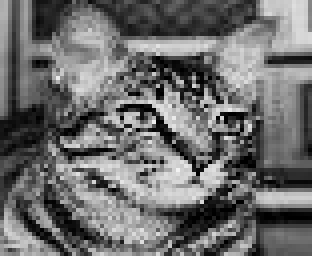
#> input picture cat64.jpg, 78 x 64 px (shown 4 times larger)
$ jupyter execute --allow-errors Untitled4.ipynb
#> lines starting #> are read from the running program, lines starting #| are printed output that depends on the picture
[cell 1]
import scipy
import matplotlib.pyplot as plt
import numpy as np
from PIL import Image

[cell 2]
import nest

[cell 3]
nest.set_verbosity("M_WARNING")
#> (this line was passed over: nest is not available in this run)
nest.ResetKernel()
#> (this line was passed over: nest is not available in this run)

[cell 4]
image = np.asarray(Image.open('./cat64.jpg'))
#> image is the input picture: shape (64, 78); min 0, max 242, mean 108.8
#image = np.asarray(Image.open('./cropped-150-150-387120.jpeg'))
image = image*(600/np.max(image))

#> (a cell that did not finish here is left out)

[cell 6]
weight = 10
#> (the rest of this cell did not finish here and is left out)

#> (a cell that did not finish here is left out)

[cell 8]
nest.Simulate(500.0)
#> (this line was passed over: nest is not available in this run)

#> (a cell that did not finish here is left out)

[cell 10]
plt.figure(2);
#> (the rest of this cell did not finish here and is left out)

[cell 11]
reconstructed = np.array([0]*image.shape[0]*image.shape[1])
#> reconstructed = 4992 values from 0 to 0
start = 4993
#> (the rest of this cell did not finish here and is left out)

[cell 12]
plt.imshow(reconstructed.reshape(64,78))
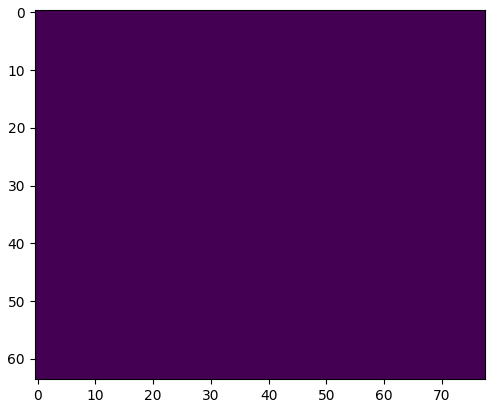
#> figure drawn by matplotlib, 1 panel


$ run again, with cropped-150-150-387120.jpeg copied over cat64.jpg
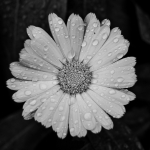
#> input picture cropped-150-150-387120.jpeg, 150 x 150 px
#> image is the input picture: shape (150, 150); min 0, max 218, mean 91.5
#> `image = image*(600/np.max(image))`:
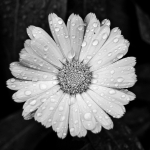
#> image: shape (150, 150) float64; min 0, max 600, mean 251.8; drawn with min black and max white
